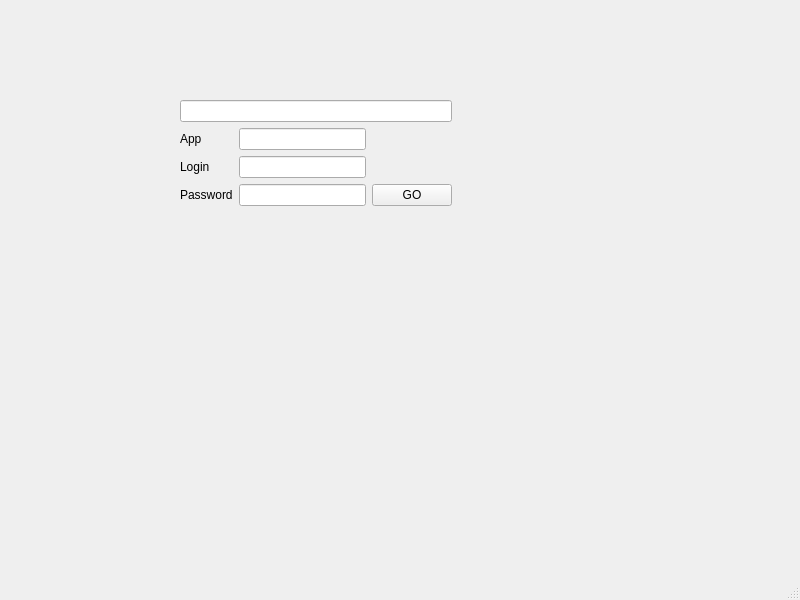
<?xml version="1.0" encoding="UTF-8"?>
<ui version="4.0">
 <class>Parser</class>
 <widget class="QMainWindow" name="Parser">
  <property name="geometry">
   <rect>
    <x>0</x>
    <y>0</y>
    <width>800</width>
    <height>600</height>
   </rect>
  </property>
  <property name="windowTitle">
   <string>Parser</string>
  </property>
  <widget class="QWidget" name="centralwidget">
   <widget class="QWidget" name="">
    <property name="geometry">
     <rect>
      <x>180</x>
      <y>100</y>
      <width>272</width>
      <height>110</height>
     </rect>
    </property>
    <layout class="QGridLayout" name="gridLayout">
     <item row="0" column="0" colspan="3">
      <widget class="QLineEdit" name="l_Way"/>
     </item>
     <item row="1" column="0">
      <widget class="QLabel" name="label_3">
       <property name="text">
        <string>App</string>
       </property>
      </widget>
     </item>
     <item row="1" column="1">
      <widget class="QLineEdit" name="l_App"/>
     </item>
     <item row="2" column="0">
      <widget class="QLabel" name="label">
       <property name="text">
        <string>Login</string>
       </property>
      </widget>
     </item>
     <item row="2" column="1">
      <widget class="QLineEdit" name="l_Login"/>
     </item>
     <item row="3" column="0">
      <widget class="QLabel" name="label_2">
       <property name="text">
        <string>Password</string>
       </property>
      </widget>
     </item>
     <item row="3" column="1">
      <widget class="QLineEdit" name="l_Password"/>
     </item>
     <item row="3" column="2">
      <widget class="QPushButton" name="b_Go">
       <property name="text">
        <string>GO</string>
       </property>
      </widget>
     </item>
    </layout>
   </widget>
  </widget>
  <widget class="QMenuBar" name="menubar">
   <property name="geometry">
    <rect>
     <x>0</x>
     <y>0</y>
     <width>800</width>
     <height>22</height>
    </rect>
   </property>
  </widget>
  <widget class="QStatusBar" name="statusbar"/>
 </widget>
 <resources/>
 <connections/>
</ui>
